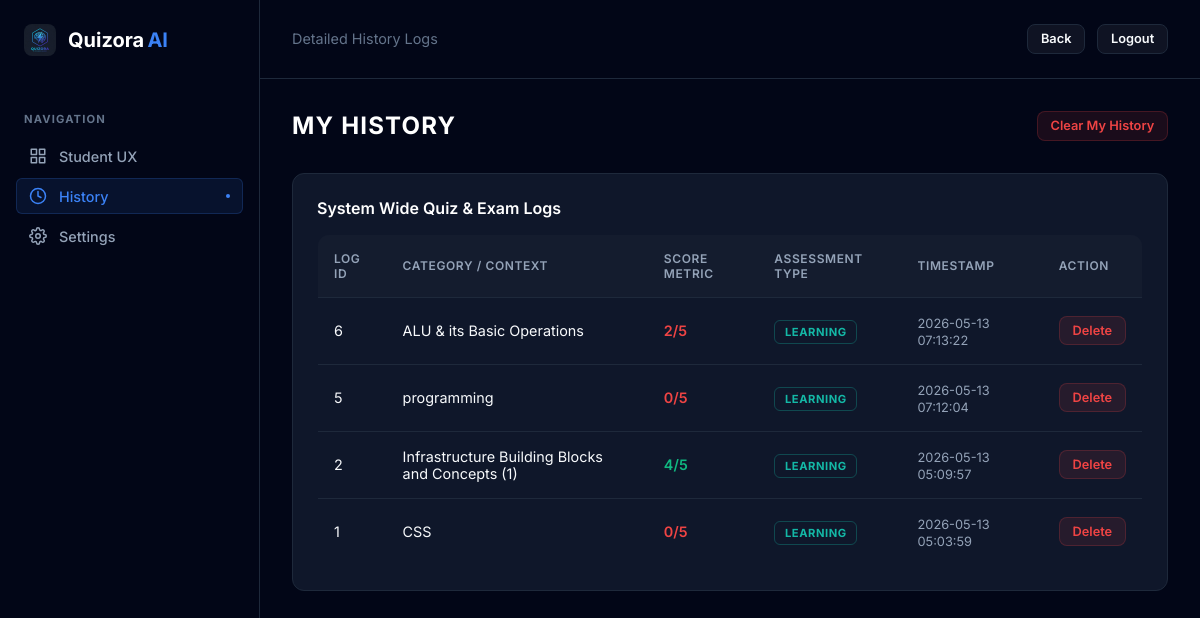
The app's page /history (signed in) with its own data.
### tables this page shows
CREATE TABLE quiz_results (
            id INTEGER PRIMARY KEY AUTOINCREMENT,
            user_id INTEGER NOT NULL,
            exam_id INTEGER,
            type TEXT DEFAULT 'learning', 
            score INTEGER NOT NULL,
            total INTEGER NOT NULL,
            category TEXT NOT NULL,
            ai_feedback TEXT,
            date TIMESTAMP DEFAULT CURRENT_TIMESTAMP,
            FOREIGN KEY(user_id) REFERENCES users(id),
            FOREIGN KEY(exam_id) REFERENCES exams(id)
        );

### backend/app.py (the view)
@app.route('/history')
def history():
    if 'user_id' not in session:
        return redirect(url_for('index'))
    conn = get_db_connection()
    if session.get('role') == 'admin':
        results = conn.execute('''
            SELECT quiz_results.id, users.name, quiz_results.score, quiz_results.total, quiz_results.category, quiz_results.date, quiz_results.type
            FROM quiz_results
            JOIN users ON quiz_results.user_id = users.id
            WHERE quiz_results.type = 'exam'
            ORDER BY quiz_results.date DESC
        ''').fetchall()
    else:
        results = conn.execute('''
            SELECT quiz_results.id, users.name, quiz_results.score, quiz_results.total, quiz_results.category, quiz_results.date, quiz_results.type
            FROM quiz_results
            JOIN users ON quiz_results.user_id = users.id
            WHERE quiz_results.user_id = ?
            ORDER BY quiz_results.date DESC
        ''', (session['user_id'],)).fetchall()
    conn.close()
    return render_template('history.html', results=results)

### backend/app.py (called while the page is built)
def get_db_connection():
    conn = sqlite3.connect(DB_PATH)
    conn.row_factory = sqlite3.Row
    return conn

### frontend/templates/history.html (shortened to what this page needs)
<!DOCTYPE html>
<html lang="en">
<head>
    <link rel="stylesheet" href="{{ url_for('static', filename='css/style.css') }}">
</head>
<body>
    <div class="app-layout">
        <aside class="sidebar">
            <div class="sidebar-logo">
                <img src="{{ url_for('static', filename='img/logo.png') }}" class="logo-img" alt="Quizora Logo">
                <h1>Quizora <span class="ai-badge">AI</span></h1>
            </div>
            <div class="sidebar-section-title">Navigation</div>
            <nav class="sidebar-nav">
                {% if session.get('role') != 'admin' %}
                <a href="/dashboard" class="nav-item">
                    Student UX
                </a>
                {% endif %}
                <a href="/history" class="nav-item active">
                    <svg width="18" height="18" viewBox="0 0 24 24" fill="none" stroke="currentColor" stroke-width="2" stroke-linecap="round" stroke-linejoin="round"><circle cx="12" cy="12" r="10"></circle><polyline points="12 6 12 12 16 14"></polyline></svg>
                    History
                </a>
                <a href="/settings" class="nav-item">
                    Settings
                </a>
            </nav>
        </aside>
        <main class="main-content">
            <div class="top-header">
                <div class="header-left">
                    <span>Detailed History Logs</span>
                </div>
                <div class="header-right">
                    <button class="btn secondary-btn small-btn" onclick="window.history.back()">Back</button>
                    <button class="btn secondary-btn small-btn" onclick="handleLogout()">Logout</button>
                </div>
            </div>
            <div class="content-area">
                <div style="display: flex; justify-content: space-between; align-items: center; margin-bottom: 2rem;">
                    <h1 class="page-title" style="margin-bottom: 0;">{% if session.get('role') == 'admin' %}System History{% else %}My History{% endif %}</h1>
                    <button class="btn danger-btn small-btn" onclick="clearAllHistory()">{% if session.get('role') == 'admin' %}Clear All Data{% else %}Clear My History{% endif %}</button>
                </div>
                <div class="artifact-card">
                    <h3 style="margin-bottom: 1rem;">System Wide Quiz & Exam Logs</h3>
                    <table class="data-table">
                        <thead>
                            <tr>
                                <th>Log ID</th>
                                <th>Category / Context</th>
                                <th>Score Metric</th>
                                <th>Assessment Type</th>
                                <th>Timestamp</th>
                                <th>Action</th>
                            </tr>
                        </thead>
                        <tbody>
                            {% for row in results %}
                            <tr>
                                <td>{{ row.id }}</td>
                                <td>{{ row.category }}</td>
                                <td>
                                    <span style="font-weight: 600; color: {% if row.score >= (row.total / 2) %}var(--diff-easy){% else %}var(--diff-hard){% endif %};">
                                        {{ row.score }}/{{ row.total }}
                                    </span>
                                </td>
                                <td>
                                    <span class="status-badge" style="{% if row.type == 'exam' %}color: var(--accent); border-color: rgba(245,158,11,0.3);{% else %}color: var(--teal); border-color: rgba(20,184,166,0.3);{% endif %}">{{ row.type|upper }}</span>
                                </td>
                                <td><span style="color: var(--text-muted); font-size: 0.8rem;">{{ row.date }}</span></td>
                                <td><button class="btn danger-btn small-btn" onclick="deleteHistory({{ row.id }})">Delete</button></td>
                            </tr>
                            {% else %}
                            <tr>
                                <td colspan="7" class="text-center" style="padding: 2rem; color: var(--text-muted);">No logs found in the database.</td>
                            </tr>
                            {% endfor %}
                        </tbody>
                    </table>
                </div>
            </div>
        </main>
    </div>
</body>
</html>

### frontend/static/css/style.css (style rules this page uses)
:root { --bg-dark: #020617; --bg-sidebar: #020617; --inner-bg: #0f172a; --primary: #3b82f6; --primary-hover: #2563eb; --secondary: #6366f1; --accent: #f59e0b; --teal: #14b8a6; --text-main: #f8fafc; --text-muted: #94a3b8; --text-dark: #64748b; --border-color: #1e293b; --border-subtle: #0f172a; --diff-easy: #10b981; --diff-medium: #f59e0b; --diff-hard: #ef4444; --primary-gradient: linear-gradient(135deg, #3b82f6 0%, #6366f1 100%); --glow-primary: 0 0 15px rgba(59, 130, 246, 0.4); }
* { margin: 0; padding: 0; box-sizing: border-box; font-family: 'Inter', -apple-system, sans-serif; }
body { background-color: var(--bg-dark); color: var(--text-main); min-height: 100vh; display: flex; overflow-x: hidden; font-size: 15px; }
.app-layout { display: flex; width: 100%; min-height: 100vh; }
.sidebar { width: 260px; background-color: var(--bg-sidebar); border-right: 1px solid var(--border-color); padding: 1.5rem 1rem; display: flex; flex-direction: column; flex-shrink: 0; z-index: 10; }
.sidebar-logo { display: flex; align-items: center; gap: 0.75rem; margin-bottom: 2rem; padding: 0 0.5rem; }
.sidebar-logo .logo-img { width: 32px; height: 32px; border-radius: 8px; object-fit: cover; }
.sidebar-logo h1 { font-size: 1.25rem; font-weight: 700; color: white; margin: 0; display: flex; align-items: center; }
.sidebar-logo .ai-badge { color: var(--primary); font-size: 1.25rem; margin-left: 0.2rem; font-weight: 700; }
.sidebar-section-title { font-size: 0.7rem; font-weight: 700; color: var(--text-dark); text-transform: uppercase; letter-spacing: 0.1em; margin-bottom: 0.75rem; padding: 0 0.5rem; margin-top: 1.5rem; }
.sidebar-nav { display: flex; flex-direction: column; gap: 0.25rem; }
.nav-item { display: flex; align-items: center; gap: 0.75rem; padding: 0.5rem 0.75rem; border-radius: 6px; color: var(--text-muted); text-decoration: none; font-size: 0.9rem; font-weight: 500; transition: all 0.2s ease; border: 1px solid transparent; }
.nav-item.active { background-color: rgba(59, 130, 246, 0.1); color: var(--primary); border: 1px solid rgba(59, 130, 246, 0.2); position: relative; }
.nav-item.active::after { content: ''; position: absolute; right: 0.75rem; width: 4px; height: 4px; background-color: var(--primary); border-radius: 50%; }
.main-content { flex: 1; display: flex; flex-direction: column; overflow-y: auto; background-color: var(--bg-dark); }
.top-header { display: flex; justify-content: space-between; align-items: center; padding: 1.5rem 2rem; border-bottom: 1px solid var(--border-color); }
.header-left { display: flex; align-items: center; gap: 1rem; color: var(--text-dark); font-size: 0.9rem; font-family: monospace; }
.header-right { display: flex; align-items: center; gap: 0.75rem; }
.status-badge { padding: 0.25rem 0.6rem; border-radius: 6px; font-size: 0.7rem; font-weight: 700; letter-spacing: 0.05em; text-transform: uppercase; border: 1px solid transparent; }
.content-area { padding: 2rem; max-width: 1200px; margin: 0 auto; width: 100%; }
.page-title { font-size: 1.5rem; font-weight: 700; color: white; margin-bottom: 2rem; text-transform: uppercase; letter-spacing: 0.05em; }
.artifact-card { background: var(--inner-bg); border: 1px solid var(--border-color); border-radius: 12px; padding: 1.5rem; transition: transform 0.2s; }
.artifact-card h3 { font-size: 1rem; font-weight: 600; color: white; margin-bottom: 0.5rem; }
.data-table { width: 100%; border-collapse: collapse; margin-top: 1rem; border: 1px solid var(--border-color); border-radius: 12px; overflow: hidden; }
.data-table th, .data-table td { padding: 1rem; text-align: left; border-bottom: 1px solid var(--border-color); font-size: 0.9rem; }
.data-table th { background: rgba(255,255,255,0.02); color: var(--text-muted); font-weight: 600; text-transform: uppercase; font-size: 0.75rem; letter-spacing: 0.05em; }
.data-table tr:last-child td { border-bottom: none; }
.btn { padding: 0.6rem 1.2rem; border-radius: 8px; font-size: 0.85rem; font-weight: 600; cursor: pointer; transition: all 0.2s; border: 1px solid transparent; outline: none; }
.secondary-btn { background: rgba(255, 255, 255, 0.05); border-color: var(--border-color); color: var(--text-main); }
.danger-btn { background: rgba(239, 68, 68, 0.1); color: var(--diff-hard); border-color: rgba(239, 68, 68, 0.2); }
.small-btn { padding: 0.4rem 0.8rem; font-size: 0.8rem; }

### records on screen
quiz_results: id "6", category "ALU & its Basic Operations", score "2", total "5", type "LEARNING", date "2026-05-13 07:13:22"
quiz_results: id "5", category "programming", score "0", total "5", type "LEARNING", date "2026-05-13 07:12:04"
quiz_results: id "2", category "Infrastructure Building Blocks and Concepts (1)", score "4", total "5", type "LEARNING", date "2026-05-13 05:09:57"
quiz_results: id "1", category "CSS", score "0", total "5", type "LEARNING", date "2026-05-13 05:03:59"
